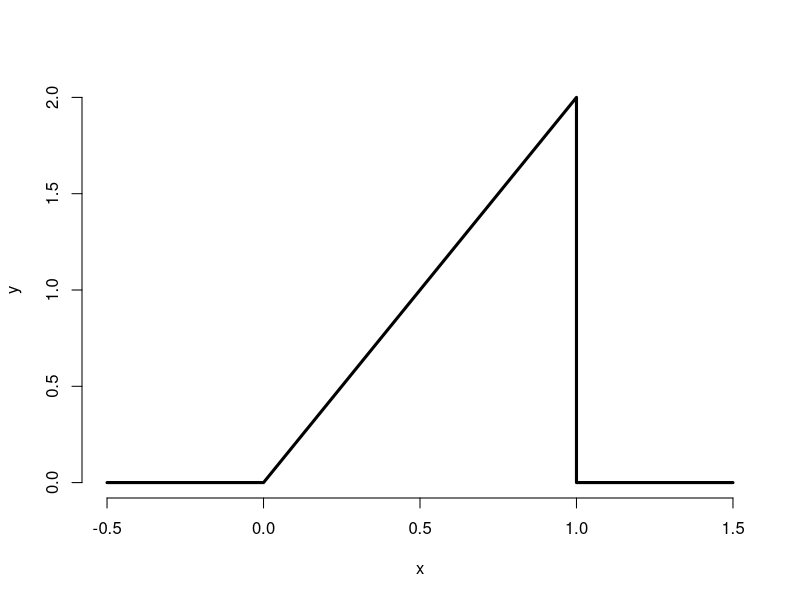
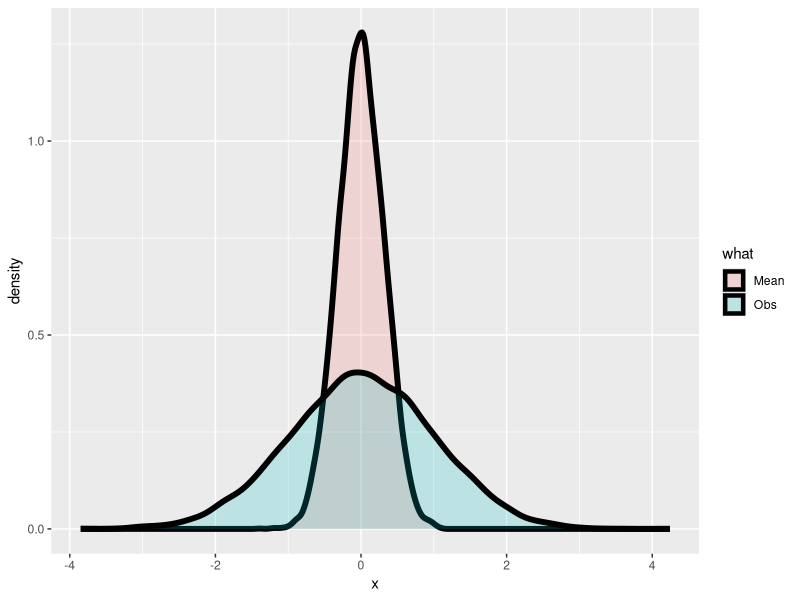
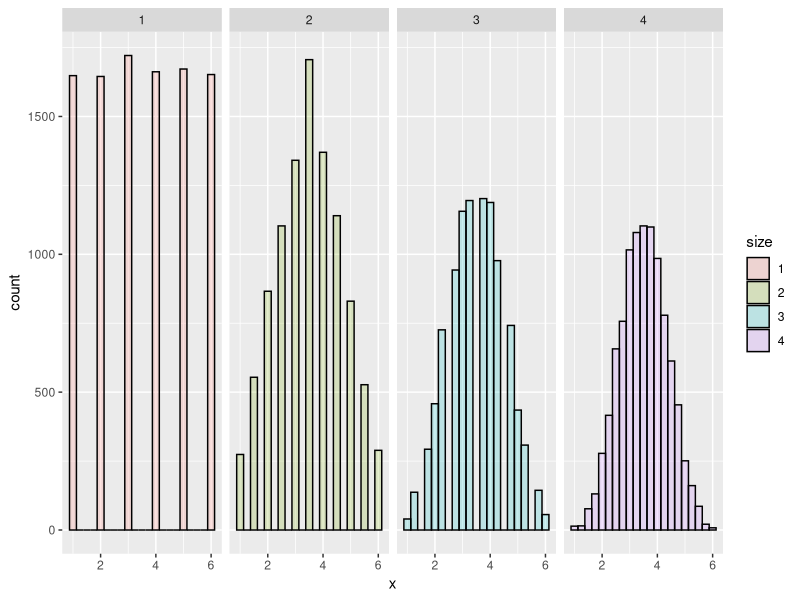
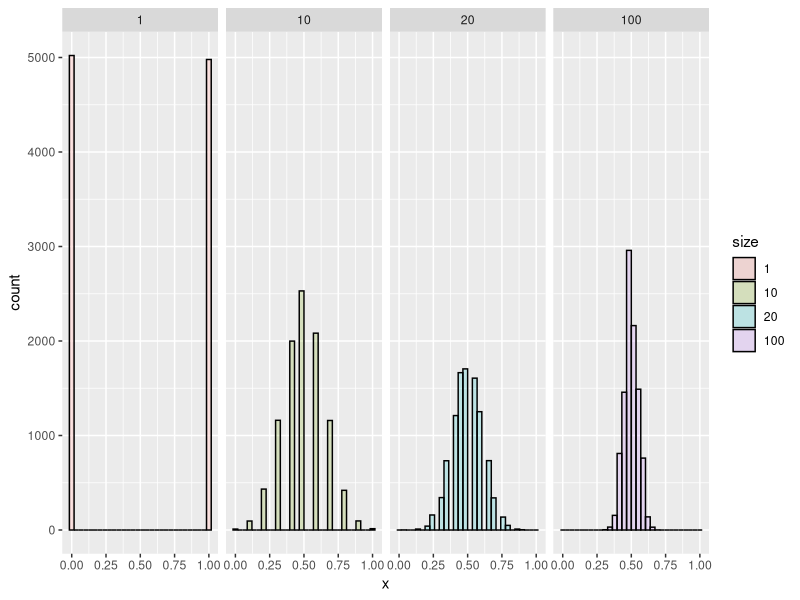

Source code (R) for these figures, in order:
## ---- chunk 1
knitr::opts_chunk$set(echo = TRUE)
## ---- chunk 2
#require(swirl)
#install_from_swirl("Statistical Inference")
## ---- chunk 3
x <- c(-0.5,0,1,1,1.5)
y <- c(0,0,2,0,0)
plot(x,y, lwd=3, frame = FALSE, type="l")


## ---- chunk 4
pbeta(c(0.4, 0.5, 0.6), 2, 1)
## ---- chunk 5
sqrt(0.5)
## ---- chunk 6
qbeta(0.5, 2, 1) #quantiles
## ---- chunk 7
library(ggplot2)
nosim <- 10000
n <- 10
dat <- data.frame(x = c(rnorm(nosim), apply(matrix(
rnorm(nosim * n), nosim
), 1, mean)),
what = factor(rep(c("Obs", "Mean"), c(nosim, nosim))))
ggplot(dat, aes(x = x, fill = what)) + geom_density(size = 2, alpha = .2)

## ---- chunk 8
dat <- data.frame(
  x = c(sample(1 : 6, nosim, replace = TRUE),
        apply(matrix(sample(1 : 6, nosim * 2, replace = TRUE), 
                     nosim), 1, mean),
        apply(matrix(sample(1 : 6, nosim * 3, replace = TRUE), 
                     nosim), 1, mean),
        apply(matrix(sample(1 : 6, nosim * 4, replace = TRUE), 
                     nosim), 1, mean)
        ),
  size = factor(rep(1 : 4, rep(nosim, 4))))
g <- ggplot(dat, aes(x = x, fill = size)) + geom_histogram(alpha = .20, binwidth=.25, colour = "black") 
g + facet_grid(. ~ size)
## ---- chunk 9
dat <- data.frame(
  x = c(sample(0 : 1, nosim, replace = TRUE),
        apply(matrix(sample(0 : 1, nosim * 10, replace = TRUE), 
                     nosim), 1, mean),
        apply(matrix(sample(0 : 1, nosim * 20, replace = TRUE), 
                     nosim), 1, mean),
        apply(matrix(sample(0 : 1, nosim * 100, replace = TRUE), 
                     nosim), 1, mean)
        ),
  size = factor(rep(c(1, 10, 20, 100), rep(nosim, 4))))
g <- ggplot(dat, aes(x = x, fill = size)) + geom_histogram(alpha = .20,  colour = "black"); 
g + facet_grid(. ~ size)
